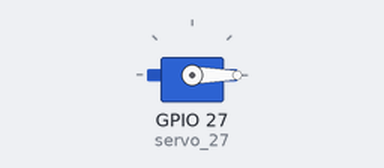
Simulated run of this sketch. Board: ESP32. On the bench: servo.

Above: at 0.05 s.
Timing chart, 0 to 4.6 s (numbered marks = the images above):
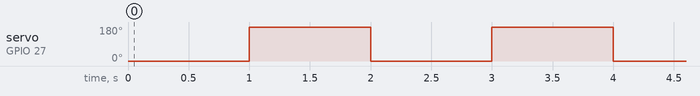

Measured:
- by itself, servo on GPIO 27 (servo_27): alternates 180° for 1.0 s and 0° for 1.0 s

The sketch:

test_Servo.ino
```cpp
//===========================================
// This is the test on the Servo Functions
// just a simpe loop for servo from 0 to 180 and 180 to 0.
//===========================================


#include <ESP32_Servo.h>

Servo servo_27;

void setup(){
  servo_27.attach(27,500,2500);
}

void loop(){
  servo_27.write(0);
  delay(1000);
  servo_27.write(180);
  delay(1000);

}
```
